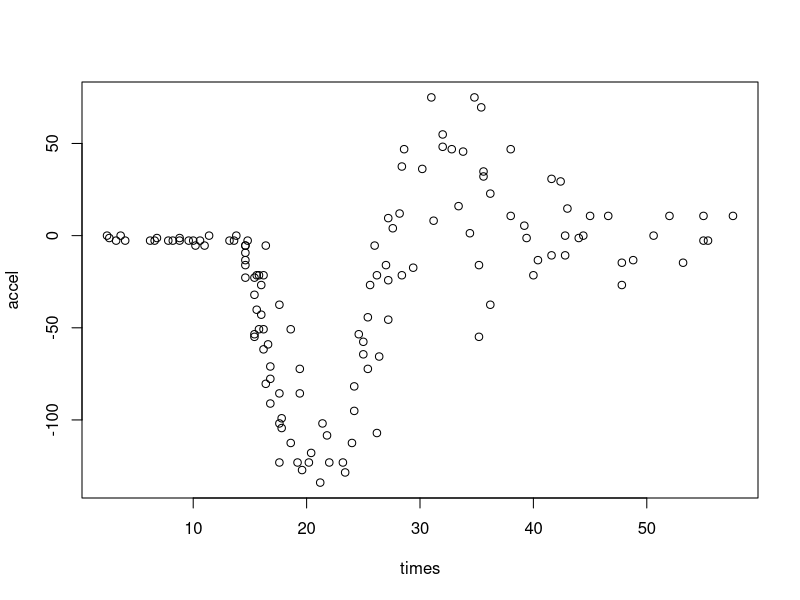

This chart was generated by the following R code: (Note: this script raises an error after producing the figure.)
library(MASS)
data(mcycle)

names(mcycle)

# (a)

mcycle.spline <- smooth.spline(mcycle$times, mcycle$accel, cv = T)
plot(mcycle)
lines(mcycleT.spline)

# (b)




mcycle5.spline <- smooth.spline(mcycle$times, mcycle$accel, df = 5)
mcycle5.spline$cv.crit
mcycle10.spline <- smooth.spline(mcycle$times, mcycle$accel, df = 10)
mcycle10.spline$cv.crit
mcycle15.spline <- smooth.spline(mcycle$times, mcycle$accel, df = 15)
mcycle15.spline$cv.crit
plot(mcycle)
lines(mcycle5.spline, col = "blue")
lines(mcycle10.spline, col = "red2")
lines(mcycle15.spline, col ="black")
legend(40, -40, legend=c("df = 5", "df = 10", "df = 15"),
       col=c("blue", "red2", "black"),lwd=1, box.col = "white")

PRESS <- 0
for(i in 1:31)
  {
mcyclecv.spline <- smooth.spline(mcycle$times, mcycle$accel, df = 5+0.5*(i-1), cv = T)
PRESS[i] <- mcyclecv.spline$cv.crit
}
plot (seq(5, 20, 0.5), PRESS, xlab = "df", ylab = "PRESS")
lines (seq(5, 20, 0.5), PRESS, xlab = "df", ylab = "PRESS")
mcycle5cv.spline <- smooth.spline(mcycle$times, mcycle$accel, df = 5, cv = T)
mcycle10cv.spline <- smooth.spline(mcycle$times, mcycle$accel, df = 10, cv = T)
mcycle15cv.spline <- smooth.spline(mcycle$times, mcycle$accel, df = 15, cv = T)
mcycle20cv.spline <- smooth.spline(mcycle$times, mcycle$accel, df = 20, cv = T)
plot(mcycle)
lines(mcycle5cv.spline, col = "blue")
lines(mcycle10cv.spline, col = "red2")
lines(mcycle15cv.spline, col ="black")
legend(40, -40, legend=c("df = 5", "df = 10", "df = 15"),
       col=c("blue", "red2", "black"),lwd=1, box.col = "white")
# (c)
GCV <- numeric(31)
a = 1
for (i in 5:20) {
  mcycle.spline <- smooth.spline(mcycle$times, mcycle$accel, df = i)
 GCV[a] <- mcycle.spline$cv.crit
 a = a + 1
  i = i+0.5
  
}
plot(seq(5,20,0.5),GCV,xlab= "df",ylab="gcv")

mcycle.spline <- smooth.spline(mcycle$times, mcycle$accel, df = seq(5,20,0.5))

str(mcycle.spline)
plot(mcycle)
lines(mcycle.spline)
mcycle.spline$cv.crit
mcycle.spline
plot(seq(5,20,0.5),mcycle.spline$cv.crit,xlab= "df",ylab="gcv")
mcycle.spline$cv.crit